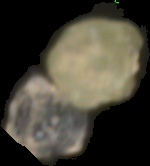
#> input picture Grains/grain_103.jpg, 150 x 166 px, given in place of Grainsgrain_103.jpg, which was not available
$ python main.py Grains
#> lines starting #> are read from the running program, lines starting #| are printed output that depends on the picture; after the words box and inside, x2 and y2 are one past the last pixel; in counts of white or black regions, pixels touching at a corner belong together; long printed decimals are rounded; pictures that were not available may be replaced by others from this repository, and a replacement may not be noted
### img_loader.py
import os
import cv2

class ImageLoader():
    def __init__(self, path):
        self.path = path
        self.images_names = os.listdir(path)
        self.images = []

    def load(self):
        for imgName in self.images_names:
            self.images.append(cv2.imread(self.path + imgName))

### img_treatment.py
import math

import cv2
import imutils
import matplotlib.pyplot as plt
import numpy as np
from scipy import ndimage as ndi
from skimage.feature import canny, peak_local_max
from skimage.filters import sobel
from skimage.segmentation import watershed, felzenszwalb, slic, quickshift
from skimage.color import label2rgb

def show_img_with_matplotlib(img, title, pos, isBAndW, isSpectral = False):
    """Shows an image using matplotlib capabilities"""

    ax = plt.subplot(3, 2, pos)
    if isSpectral:
        plt.imshow(img, cmap = plt.cm.nipy_spectral)
    elif isBAndW:
        plt.imshow(img, cmap='gray')
    else:
    # Convert BGR image to RGB
        img_RGB = img[:, :, ::-1]
        plt.imshow(img_RGB)
    plt.title(title)
    plt.axis('off')

class ImagesTreatment():
    def __init__(self, image):
        self.image = image
        self.grain_images = []

    # [90 lines left out: functions separator, basic_thresh, edge_based_segmentation, region_based_segmentation, watershed_segmentation, superpixel_segmentation, not called in this run]

    def final_segmentation(self):

        show_img_with_matplotlib(self.image, 'base', 1, False)

        image_gray = cv2.cvtColor(self.image, cv2.COLOR_BGR2GRAY)
        thresh = cv2.threshold(image_gray, 30, 256, cv2.THRESH_BINARY)[1]

        show_img_with_matplotlib(thresh, 'thresh', 2, True)

        distance = ndi.distance_transform_edt(thresh)
        show_img_with_matplotlib(-distance, 'distance', 3, True)

        coords = peak_local_max(distance, footprint=np.ones((3, 3)), labels=thresh)
        coords = self.merge_points_too_close(coords, min_dist=9)

        coords_img = np.zeros_like(image_gray)
        for coord in coords:
            cv2.circle(coords_img, (coord[0], coord[1]), 10, (255, 0, 0), -1)
        show_img_with_matplotlib(coords_img, 'coord_after_removal', 4, True)

        mask = np.zeros(distance.shape, dtype=bool)
        mask[tuple(coords.T)] = True
        markers, _ = ndi.label(mask)
        labels = watershed(-distance, markers, mask=thresh)

        for label in np.unique(labels):
        # if the label is zero label is background
            if label == 0:
                continue
            mask = np.zeros(image_gray.shape, dtype="uint8")
            mask[labels == label] = 255

            cnts = cv2.findContours(mask.copy(), cv2.RETR_EXTERNAL,
                                    cv2.CHAIN_APPROX_NONE)
            cnts = imutils.grab_contours(cnts)

            for cnt in cnts:
                if cv2.contourArea(cnt) > 1500:
                    mask_rgb = cv2.cvtColor(mask, cv2.COLOR_GRAY2BGR)
                    resultimage = cv2.bitwise_and(self.image,  mask_rgb)

                    x, y, w, h = cv2.boundingRect(cnt)
                    cropped_img = resultimage[y:y + h, x:x + w]
                    self.grain_images.append(cropped_img)
                    # cv2.drawContours(image=self.image, contours=cnts, contourIdx=-1, color=(0, 255, 0), thickness=2, lineType=cv2.LINE_AA)

        show_img_with_matplotlib(labels, 'labels', 5, True, isSpectral=True)
        show_img_with_matplotlib(self.image, 'final', 6, False)

        # plt.show()
        return self.grain_images

        # show_img_with_matplotlib(self.image, 'base', 1, False)
        #
        # image_gray = cv2.cvtColor(self.image, cv2.COLOR_BGR2GRAY)
        # thresh = cv2.threshold(image_gray, 30, 256, cv2.THRESH_BINARY)[1]
        # show_img_with_matplotlib(thresh, 'thresh', 2, True)
        # # noise removal
        # kernel = np.ones((3, 3), np.uint8)
        # opening = cv2.morphologyEx(thresh, cv2.MORPH_OPEN, kernel, iterations=2)
        # # sure background area
        # sure_bg = cv2.dilate(opening, kernel, iterations=3)
        # # Finding sure foreground area
        # show_img_with_matplotlib(sure_bg, 'background', 3, True)
        # dist_transform = ndi.distance_transform_edt(thresh)
        #
        # coords = peak_local_max(dist_transform, footprint=np.ones((3, 3)), labels=thresh)
        #
        # sure_fg = np.zeros_like(image_gray)
        #
        # coords = self.remove_point_too_close(coords, min_dist=5)
        #
        # for coord in coords:
        #
        #     cv2.circle(sure_fg, (coord[0], coord[1]), 10, (255, 0, 0), -1)
        # show_img_with_matplotlib(sure_fg, 'coord', 2, True)
        #
        # #ret, sure_fg = cv2.threshold(dist_transform, 20, 255, 0)
        # show_img_with_matplotlib(sure_fg, 'foreground', 4, True)
        # # Finding unknown region
        # sure_fg = np.uint8(sure_fg)
        # unknown = cv2.subtract(sure_bg, sure_fg)
        # # Marker labelling
        # ret, markers = cv2.connectedComponents(sure_fg)
        # # Add one to all labels so that sure background is not 0, but 1
        # markers = markers + 1
        # # Now, mark the region of unknown with zero
        # markers[unknown == 255] = 0
        # show_img_with_matplotlib(markers, 'markers', 5, True)
        # markers = cv2.watershed(self.image, markers)
        # self.image[markers == -1] = [255, 0, 0]
        #
        #
        # show_img_with_matplotlib(markers, 'final', 5, True)
        #
        # for label in np.unique(markers):
        #     # if the label is zero, we are examining the 'background'
        #     # so simply ignore it
        #     if label == 0:
        #         continue
        #     # otherwise, allocate memory for the label region and draw
        #     # it on the mask
        #     mask = np.zeros(image_gray.shape, dtype="uint8")
        #     mask[markers == label] = 255
        #     # detect contours in the mask and grab the largest one
        #     cnts = cv2.findContours(mask.copy(), cv2.RETR_EXTERNAL,
        #                             cv2.CHAIN_APPROX_SIMPLE)
        #     cnts = imutils.grab_contours(cnts)
        #     c = max(cnts, key=cv2.contourArea)
        #     # draw a circle enclosing the object
        #     ((x, y), r) = cv2.minEnclosingCircle(c)
        #     cv2.drawContours(image=self.image, contours=cnts, contourIdx=-1, color=(0, 255, 0), thickness=2,
        #                      lineType=cv2.LINE_AA)
        #     # cv2.imshow("Output", self.image)
        #     # cv2.waitKey(0)
        #
        # show_img_with_matplotlib(self.image, 'final', 6, False)


        # # Remove small objects
        # distance = ndi.distance_transform_edt(thresh)
        # show_img_with_matplotlib(distance, 'distance', 3, True)


        # coords = peak_local_max(distance, footprint=np.ones((3, 3)), labels=thresh)
        #
        # coords_img = np.zeros_like(image_gray)
        #
        # coords = self.remove_point_too_close(coords, min_dist=5)
        #
        # for coord in coords:
        #     cv2.circle(coords_img, (coord[0], coord[1]), 10, (255, 0, 0), -1)
        # show_img_with_matplotlib(coords_img, 'coord', 2, True)
        #
        # mask = np.zeros(distance.shape, dtype=bool)
        # mask[tuple(coords.T)] = True
        # markers, _ = ndi.label(coords_img)
        # labels = cv2.watershed(self.image, markers)
        #
        # show_img_with_matplotlib(labels, 'labels', 4, True, isSpectral=True)
        # # show_img_with_matplotlib(labels, 'labels', 3, False)
        #
        # for label in np.unique(labels):
        #     # if the label is zero, we are examining the 'background'
        #     # so simply ignore it
        #     if label == 0:
        #         continue
        #     # otherwise, allocate memory for the label region and draw
        #     # it on the mask
        #     mask = np.zeros(image_gray.shape, dtype="uint8")
        #     mask[labels == label] = 255
        #     # detect contours in the mask and grab the largest one
        #     cnts = cv2.findContours(mask.copy(), cv2.RETR_EXTERNAL,
        #                             cv2.CHAIN_APPROX_SIMPLE)
        #     cnts = imutils.grab_contours(cnts)
        #     c = max(cnts, key=cv2.contourArea)
        #     # draw a circle enclosing the object
        #     ((x, y), r) = cv2.minEnclosingCircle(c)
        #     cv2.drawContours(image=self.image, contours=cnts, contourIdx=-1, color=(0, 255, 0), thickness=2,
        #                      lineType=cv2.LINE_AA)
        #     # cv2.imshow("Output", self.image)
        #     # cv2.waitKey(0)


    # [40 lines left out: functions preproces_image, increase_brightness, opening_closing, remove_point_too_close, not called in this run]

    def merge_points_too_close(self, coords, min_dist=10):
        coords = coords.tolist()

        while True:
            new_coords = []
            for coord in coords:
                close_points = []
                for coord2 in coords:
                    if coord[0] != coord2[0] and coord[1] != coord2[1]:
                        if math.sqrt((coord[0] - coord2[0])**2 + (coord[1] - coord2[1])**2) < min_dist:
                            close_points.append(coord2)
                            coords.remove(coord2)
                if len(close_points) > 0:
                    mean_x = 0
                    mean_y = 0
                    for point in close_points:
                        mean_x += point[0]
                        mean_y += point[1]
                    new_point = [int(mean_x/(len(close_points)+1)), int(mean_y/(len(close_points)+1))]
                    new_coords.append(new_point)
                    coords.remove(coord)
                else:
                    new_coords.append(coord)
            if coords == new_coords:
                break

        return np.array(new_coords)

### grain_analysis.py
import numpy as np
from pandas import DataFrame

class GrainAnalyser():
    def __init__(self, grains_images):
        self.grains_images = grains_images

    def compute_df(self):
        averages_colors = []
        for img in self.grains_images:

            average_color_row = np.average(img, axis=0)
            average_color = np.average(average_color_row, axis=0)
            averages_colors.append(average_color)

        df = DataFrame(averages_colors, columns=['Moyenne de B', 'Moyenne de G', 'Moyenne de R'])
        return df

### main.py
import sys

import cv2

from img_loader import ImageLoader
from img_treatment import ImagesTreatment
from grain_analysis import GrainAnalyser

path = sys.argv[1]
imgLoader = ImageLoader(path)
imgLoader.load()

grains_imgs = []

for image in imgLoader.images:
    i = 0;
    imgTreatment = ImagesTreatment(image)
    grains_imgs += imgTreatment.final_segmentation()
    for grain in grains_imgs:
        cv2.imwrite("Grains/grain_" + str(i) + ".jpg", grain)
        # cv2.imshow('grain', grain)
        # cv2.waitKey(0)
        i += 1
#> this loop made 2 passes
#> pass 1, in final_segmentation, `image_gray = cv2.cvtColor(self.image, cv2.COLOR_BGR2GRAY)`:
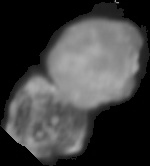
#> image_gray: shape (166, 150); min 0, max 176, mean 64.7
#> pass 1, in final_segmentation, `thresh = cv2.threshold(image_gray, 30, 256, cv2.THRESH_BINARY)[1]`:
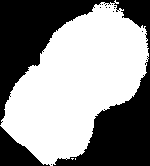
#> thresh: shape (166, 150); 56.6% white; 14 black regions (12 under 20 px), largest, box (x1, y1, x2, y2) and area: (0, 0, 150, 166) 9878, (0, 126, 50, 166) 914
#> pass 1, in final_segmentation, `distance = ndi.distance_transform_edt(thresh)`:
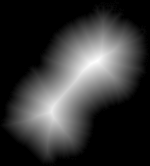
#> distance: shape (166, 150) float64; min 0, max 47.17, mean 10.1; drawn with min black and max white


grain_analyser = GrainAnalyser(grains_imgs)
#> in __init__, `self.grains_images = grains_images`: self.grains_images = 3 items
df = grain_analyser.compute_df()
#> the loop in compute_df, `for img in self.grains_images: ` made 3 passes
#> average_color on passes 1 to 3: [54.39, 65.63, 69.63], [27.46, 30.5, 35.63], [60.01, 67.9, 77.54]
#> after the loop in compute_df, `for img in self.grains_images:`: averages_colors = [[54.39, 65.63, 69.63], [27.46, 30.5, 35.63], [60.01, 67.9, 77.54]]
#> in compute_df, `df = DataFrame(averages_colors, columns=['Moyenne de B', 'Moyenne de G..`: df = table of 3 rows and 3 columns
#> df = table of 3 rows and 3 columns
df.to_csv('grains_data.csv')
print(df)
#|    Moyenne de B  Moyenne de G  Moyenne de R
#| 0     54.388     65.628     69.635
#| 1     27.463     30.503     35.627
#| 2     60.014     67.901     77.537
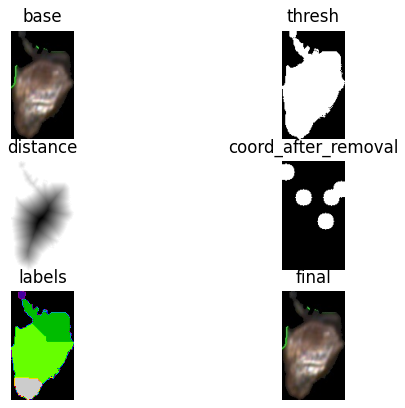
#> figure drawn by matplotlib, 6 panels
